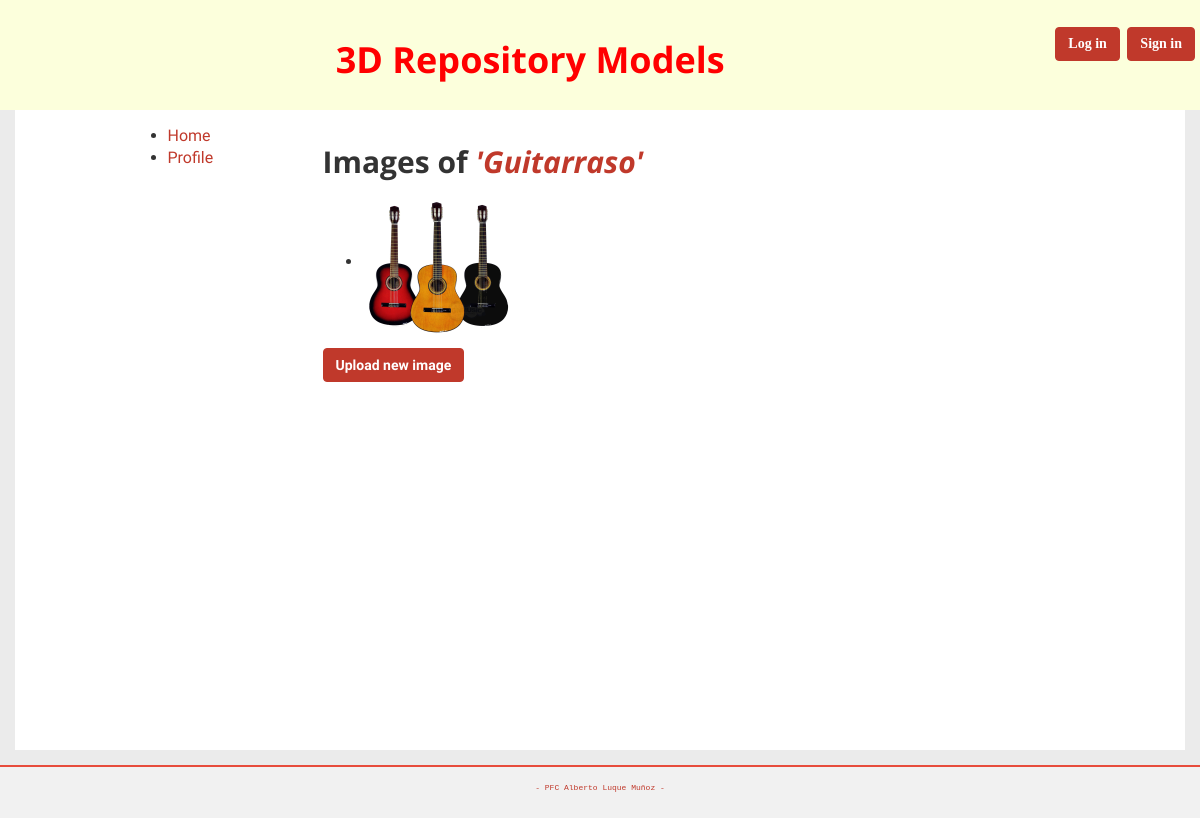
Screenshot of /modelos/3/lista-imagenes/ with the database file from the repository.
### Repositorio3D/modelos3D/models.py (models this page shows, shortened)
class Model3D(models.Model):
    nombre = models.CharField(max_length=100)
    descripcion = models.TextField(blank=True)
    valoracion = models.FloatField(
        validators=[MinValueValidator(0), MaxValueValidator(10)],
        default=0)
    user = models.ForeignKey(User, null=True)
    class Meta:
        verbose_name = 'Modelo 3D'
        verbose_name_plural = 'Modelos 3D'

class ImagenesModelos(models.Model):
    modelo = models.ForeignKey('Model3D')
    imagen = models.ImageField(storage=fs, blank=True, default='image-not-available.png')
    class Meta:
        verbose_name = 'Imagen'
        verbose_name_plural = 'Imágenes'

### Repositorio3D/modelos3D/views.py (the view)
# urls.py: url(r'modelos/(?P<modelo_id>\d+)/lista-imagenes/$', views.VerListaImagenesModelo.as_view(), name="lista_imagenes_modelo"),
class VerListaImagenesModelo(ListView):
    model = ImagenesModelos
    pk_url_kwarg = 'modelo_id'
    template_name = 'modelos3D/lista_imagenes_modelo.html'
    def get_queryset(self):
        return self.model.objects.filter(modelo_id=self.kwargs[self.pk_url_kwarg])
    def get_context_data(self, **kwargs):
        context = super(VerListaImagenesModelo, self).get_context_data(**kwargs)
        modelo = Model3D.objects.get(pk=self.kwargs['modelo_id'])
        context['nombre_modelo'] = modelo.nombre
        context['id_modelo'] = modelo.id
        return context

### Repositorio3D/modelos3D/templates/modelos3D/lista_imagenes_modelo.html (shortened to what this page needs)
{% extends "base/base.html" %}
{% load i18n %}
{% block body %}
    <h2>{% trans "Images of" %} <i><a href="{% url 'detalle_modelos' id_modelo %}">'{{nombre_modelo}}'</a></i></h2>
    <ul>
        {% for image in object_list %}
            <li class="lista-imagenes">
                <img src="{{ image.imagen.url }}" class="minimagen" />
            </li>
        {% endfor %}
    </ul>
    <a class="btn btn-primary" href="{% url 'subir_imagen' id_modelo %}">{% trans "Upload new image" %}</a>
{% endblock %}

### Repositorio3D/static/css/custom_css.css (style rules this page uses)
body { background-color: #ebebeb; font-family: 'Raleway', sans-serif; font-size: 16px; }
h1, h2, h3, h4, h5, h6 { font-family: 'Open Sans', sans-serif; font-weight: bold; }
a { color: #c0392b; }
.btn-primary { color: #fff; background-color: #c0392b; border-color: #c0392b; font-weight: bold; }
.minimagen { height: auto; width: auto; max-width: 150px; max-height: 150px }
.lista-imagenes { margin-top: 10px; margin-bottom: 10px; }

### rows the page displays
Model3D: nombre "Guitarraso"
ImagenesModelos: imagen (picture)
